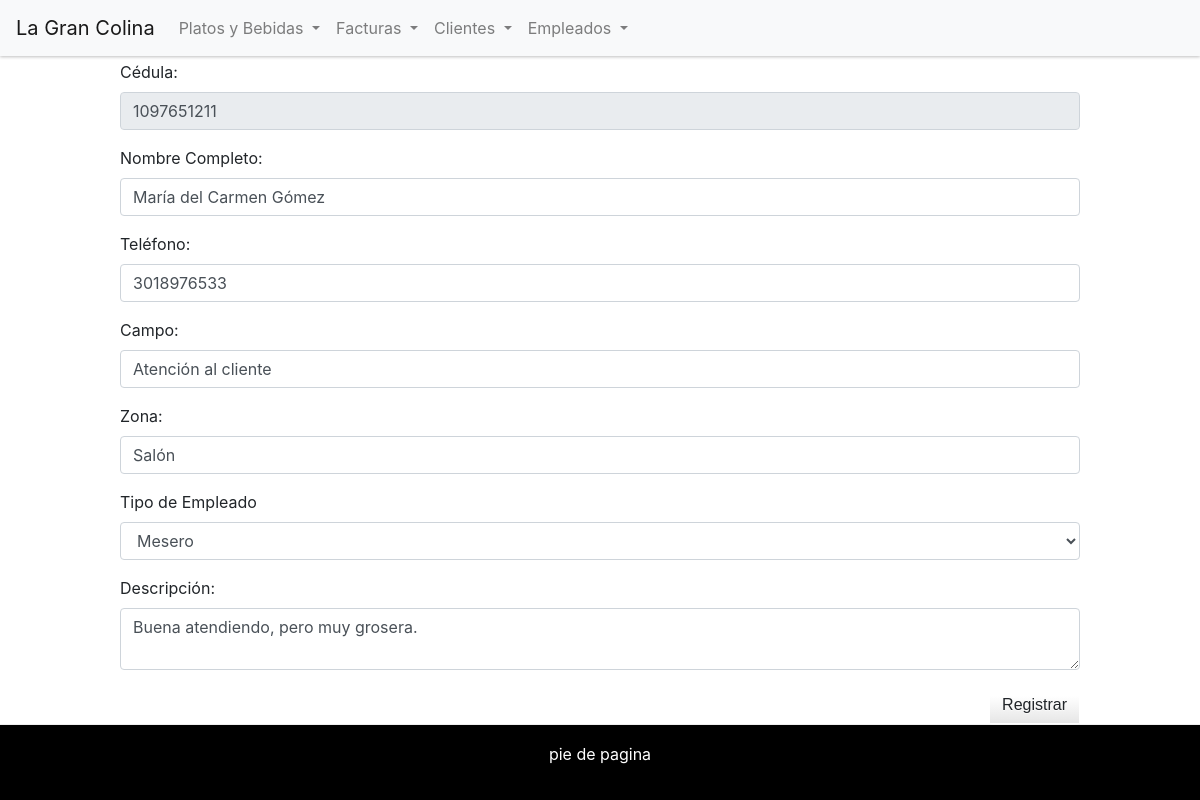
Page /actualizarEmpleado.php?cedula=1097651211 on the committed database.
### tables this page shows
CREATE TABLE `telefonoempleado` (
  `numero` varchar(20) NOT NULL,
  `descripcion` varchar(255) DEFAULT NULL,
  `empleado_cedula` int(11) NOT NULL
);

CREATE TABLE `empleado` (
  `cedula` int(11) NOT NULL,
  `nombre` varchar(50) DEFAULT NULL,
  `tipoempleado` int(11) DEFAULT NULL,
  `campo` varchar(20) DEFAULT NULL,
  `zona` varchar(20) DEFAULT NULL
);

### php/crudEmpleado.php (called while the page is built, shortened)
<?php
class Empleado{
	private $datos;
	public function __construct(){
			$this->tipoEmpleado=array("Mesero","Cocinero","Auxiliar de salón","Auxiliar de cocina","Cajero" );
	}
public function getEmpleadoPorCC($cedula){
include("conexion.php");
	$sql="SELECT * FROM empleado e inner join telefonoempleado t on e.cedula=t.empleado_cedula where cedula='".$cedula."'";
	$query = $mysqli->query($sql);
	if($query !=null){
		while ($row=$query->fetch_array()) {
		 $this->datos[]=$row;
		}
		return $this->datos[0];
	}
	return null;
}
}
?>

### actualizarEmpleado.php (the view, shortened to what this page needs)
<?php
   require_once("php/crudEmpleado.php");
   $obj=new Empleado();
   if(!empty($_GET)){
     $cedula=strip_tags($_GET["cedula"]);
     $empleado=$obj->getEmpleadoPorCC($cedula);
  }
?>
<html>
   <head>
	<?php require_once("resources/head.php") ?>
   </head>
         <body>
           <div class="cabez">
            <div id="header">
              <?php require_once("resources/header.php") ?>
            </div>
          </div>
              <div id="principal">
                <div id="content">
                    <form action="#" method="post">
  <div class="form-group">
    <label for="cedula">Cédula: </label>
    <input type="number" class="form-control" id="cedula" name="cedula" value="<?php echo $empleado['cedula']; ?>" readonly="true">
  </div>
  <div class="form-group">
    <label for="nombre">Nombre Completo: </label>
    <input type="text" class="form-control" id="nombre" name="nombre" value="<?php echo $empleado['nombre']; ?>" placeholder="Nombre completo">
  </div>
  <div class="form-group">
    <label for="telefono">Teléfono: </label>
    <input type="text" class="form-control" id="telefono" value="<?php echo $empleado["numero"]; ?>" name="telefono" placeholder="Teléfono celular o fijo">
  </div>
  <div class="form-group">
    <label for="campo">Campo: </label>
    <input type="text" class="form-control" id="campo" name="campo" value="<?php echo $empleado["campo"]; ?>" placeholder="Campo">
  </div>
  <div class="form-group">
    <label for="zona">Zona: </label>
    <input type="text" class="form-control" id="zona" name="zona" value="<?php echo $empleado["zona"]; ?>" placeholder="Zona de trabajo">
  </div>
  <div class="form-group">
    <label for="tipoEmpleado">Tipo de Empleado</label>
    <select class="form-control" id="tipoEmpleado" name="tipoEmpleado">
      <?php
        for ($i = 0; $i <count($obj->tipoEmpleado) ; $i++) {
            ?><option value="<?php echo $i ?>" ><?php echo $obj->tipoEmpleado[$i]; ?></option><?php
        }
    ?>
      </select>
      </div>
      <div class="form-group">
        <label for="descripcion">Descripción: </label>
         <textarea class="form-control" id="descripcion" name="descripcion" aria-label="With textarea"><?php echo $empleado['descripcion']; ?></textarea>
      </div>
  </div>
     <button type="submit" name="actualizarEmpleado" class="btn btn-default"> Registrar </button>
                </div>
                <footer id="footer">pie de pagina</footer>
    </body>

### rows in the picture
telefonoempleado: cedula "1097651211", nombre "María del Carmen Gómez", telefono "3018976533", campo "Atención al cliente", zona "Salón", descripcion "Buena atendiendo, pero muy grosera."

### other values in the picture
form field tipoEmpleado "Mesero"
